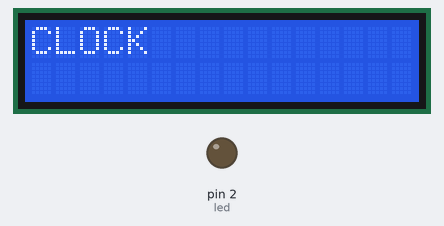
This sketch was run on a simulated Arduino Uno, built with avr-gcc and run on an emulated ATmega328P. Parts: 16×2 character LCD, output pins drawn as LEDs (lit = HIGH). The local clock reads 2024-03-15 10:24:30 at power-on unless the sketch sets it.

Above: at 0.1 s.
At 5.1 s:
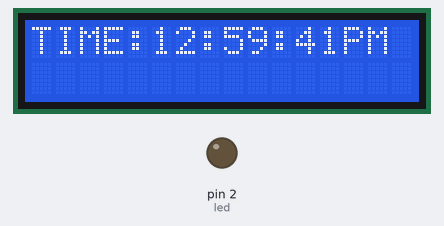
At 9.1 s:
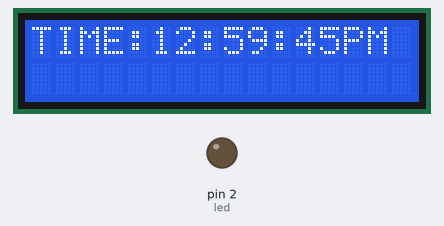
At 13.1 s:
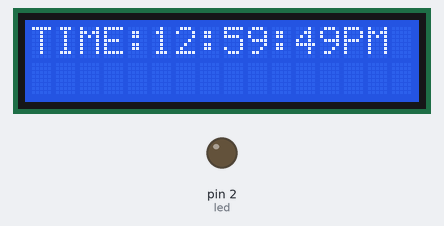
At 22.1 s:
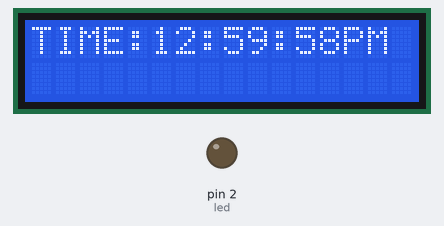
At 39.1 s:
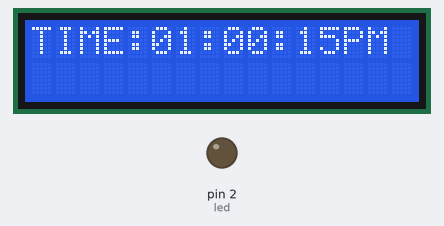

Measured:
- what the display in image 1 shows lasts 0.9 s, from 5.1 s to 6.0 s
- what the display in image 2 shows lasts 1.0 s, from 9.0 s to 10.0 s

The sketch:

RTC_LED.ino
```cpp
#include <Wire.h>
#include <LiquidCrystal.h>
#include <DS3231.h>

LiquidCrystal lcd(8, 9, 10, 11, 12, 13);
DS3231 rtc;


int val;
int inmin = 61;
int inhr = 25;
int insec = 61;
int led = 2;
void setup () {
  Serial.begin(9600);
  lcd.begin(16, 2);
  pinMode(led, OUTPUT);
  lcd.setCursor(0, 0);
  lcd.print("CLOCK");
  delay(5000);
  lcd.clear();
  rtc.adjust(DateTime(2020, 10, 03, 12, 59, 41));
  //rtc.adjust(DateTime(F(_DATE), F(TIME_)));//auto update from computer time during upload
}
void loop () {
  DateTime now = rtc.now();
  if (inmin == 61 && inhr == 25 && insec == 61) {
    inmin = now.minute();
    inhr = now.hour();
    insec = now.second();
  }
  if ((now.hour() - inhr) == 0 && (now.minute() - inmin) == 1 &&
      (now.second() - insec) == 0) {
    digitalWrite(led, HIGH);
  }
  if ((now.hour() - inhr) == 1 && (now.second() - insec) == 0) {
    int big = now.minute();
    big = big + 60;
    if (big - inmin == 1) {
      digitalWrite(led, HIGH);
    }
  }
  if (now.hour() >= 12) {
    val = now.hour();
    val = val - 12;
    if (val == 0) val = now.hour();
    lcd.setCursor(0, 0);
    lcd.print("TIME:");
    if (val < 10)lcd.print("0");
    lcd.print(val);
    lcd.print(':');
    if (now.minute() < 10)lcd.print("0");
    lcd.print(now.minute());
    lcd.print(':');
    if (now.second() < 10)lcd.print("0");
    lcd.print(now.second());
    lcd.print("PM");
  }
  if (now.hour() < 12) {
    lcd.setCursor(0, 0);
    lcd.print("TIME:");
    if (now.hour() < 10)lcd.print("0");
    lcd.print(now.hour());
    lcd.print(':');
    if (now.minute() < 10)lcd.print("0");
    lcd.print(now.minute());
    lcd.print(':');
    if (now.second() < 10)lcd.print("0");
    lcd.print(now.second());
    lcd.print("AM");
  }
}
```
